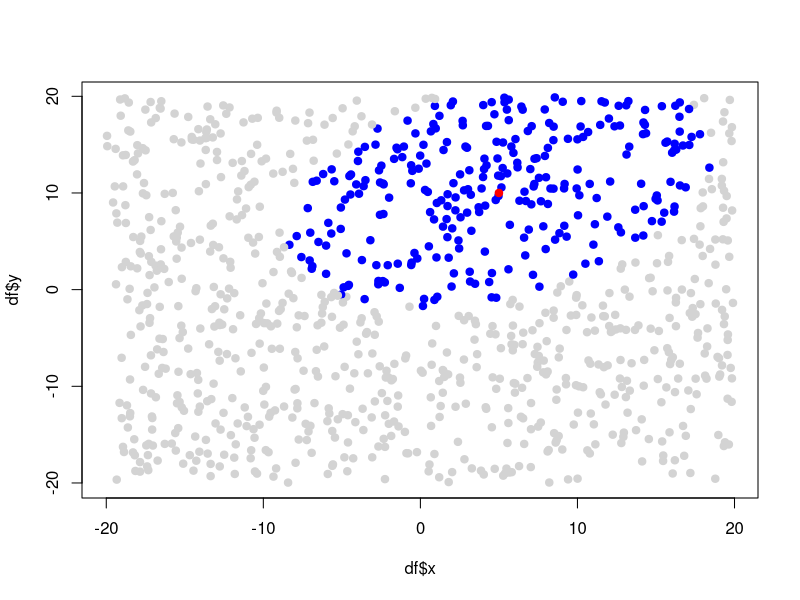

The R script that drew this image:
length <- 20
width <- 20
n_points <- 1000

x_radius <- 15
y_radius <- 10
centre_loc <- c(5, 10)
theta <- 3 * pi / 16

df <- data.frame(x = runif(n_points, -length, length), 
                 y = runif(n_points, -width, width), 
                 color = "lightgray")

for (i in seq(n_points)) {
  x <- df$x[i] - centre_loc[1]
  y <- df$y[i] - centre_loc[2]
  
  D <- ((cos(theta) * x + sin(theta) * y)/x_radius)^2 + 
       ((-sin(theta) * x + cos(theta) * y)/y_radius)^2
  if (D <= 1) {
    df$color[i] <- "blue"
  }
}

df[n_points + 1, ] <- list(centre_loc[1],
                           centre_loc[2],
                           "red")

plot(df$x, df$y, pch = 19, col = df$color)
